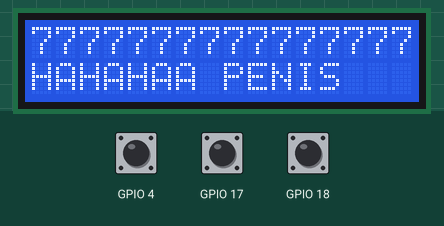
This program was run on a simulated Raspberry Pi (BCM pin numbers). Parts: 16×2 character LCD. The test bench sets the inputs (shaded band); at power-on: GPIO 4 HIGH, GPIO 17 HIGH, GPIO 18 HIGH. What the program prints to the terminal is not drawn.

Above: at 1.4 s.
1.5 s: GPIO 4 pulled LOW for 0.15 s
At 2.3 s:
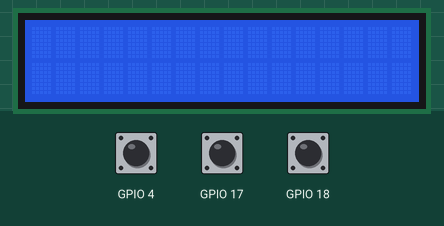
3.3 s: GPIO 17 pulled LOW for 0.15 s
Timing chart, 0 to 6.3 s (numbered marks = the images above; inputs shaded):
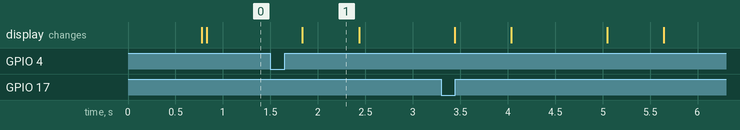

The program:

gpiotest.py
```python
try:
 import RPi.GPIO as GPIO
except ImportError:
    print("Cannot import RPi.GPIO")
from time import sleep

try:
    import I2C_LCD_driver
except ImportError:
    print("Cannot import I2C_driver")

screen = I2C_LCD_driver.lcd(0x38, 1)


class gpiotest():

    def __init__(self):
        #Set bouncetime
        deb_time = 50 #for normal pushbuttons
        vol_deb_time = 10 #for the voluem rotary encoder

        self.pins={}
        self.pins['play_pin'] = 4
        self.pins['vol_A_pin'] = 17
        self.pins['vol_B_pin'] = 18

        #Set pin mode.
        GPIO.setmode(GPIO.BCM)

        GPIO.setup(self.pins['play_pin'], GPIO.IN, pull_up_down=GPIO.PUD_UP)
        GPIO.add_event_detect(self.pins['play_pin'], GPIO.FALLING, callback=self.play, bouncetime=deb_time)

        GPIO.setup(self.pins['vol_A_pin'], GPIO.IN, pull_up_down=GPIO.PUD_UP)
        GPIO.setup(self.pins['vol_B_pin'], GPIO.IN, pull_up_down=GPIO.PUD_UP)
        GPIO.add_event_detect(self.pins['vol_A_pin'], GPIO.BOTH, callback=self.volume, bouncetime=vol_deb_time)

        print ("Init done.")
        while True:

            sleep(0.5)
            screen.lcd_display_string("77777777777777777s", 1)
            screen.lcd_display_string("HAHAHAA PENIS",2)
            sleep(1)
            screen.lcd_clear()


    def play(self,channel):
        print("Play button pressed")

    def volume(self,channel):
        print("Volume event.")
        if GPIO.input(channel)==1: #it was a rising edge
            if GPIO.input(self.pins['vol_B_pin']) == 0: #clockwise movement
                print ("Volume up!")
            else: #counterclockwise movemnt
                print ("Volume down")

        else: # it was a falling edge.
            if GPIO.input(self.pins['vol_B_pin']) == 1: #clockwise movement
                print ("volume up")
            else: #counterclockwise movement
                print ("Volume down")

print("calling that shizzle")
gpiotest()
```

Measured:
- what the display in image 1 shows lasts 0.6 s, from 1.8 s to 2.4 s
